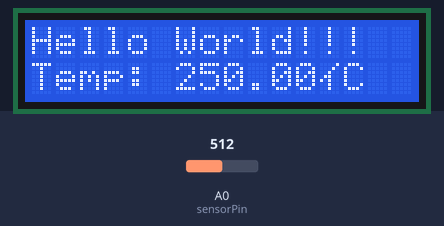
The sketch below on a simulated Arduino Uno, built with avr-gcc and run on an emulated ATmega328P. On the bench: 16×2 character LCD. The test bench sets the inputs (shaded band); at power-on: A0 (sensorPin) = 512.

Above: at 1.2 s.
1.3 s: A0 (sensorPin) set to 221
At 3.2 s:
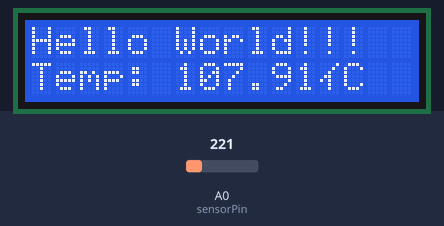
3.5 s: A0 (sensorPin) set to 188
At 4.9 s:
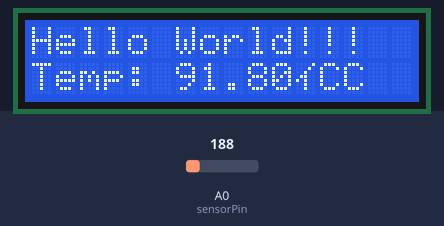
5.5 s: A0 (sensorPin) set to 22
At 6.6 s:
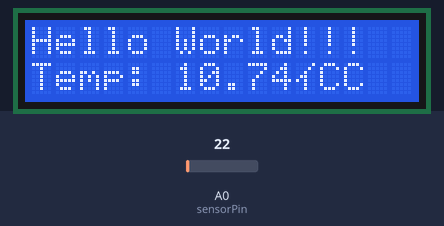
7.5 s: A0 (sensorPin) set to 18
At 9.5 s:
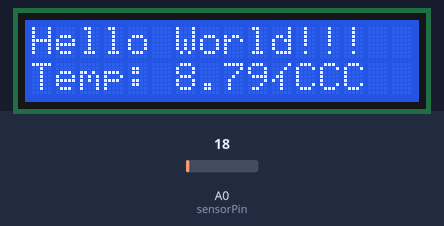
Timing chart, 0 to 10.5 s (numbered marks = the images above; inputs shaded):
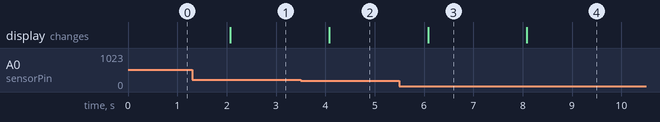

Measured:
- the behaviour switches between 205 and 204 on A0 (sensorPin) (found by bisection; images 1 and 2)
- the behaviour switches between 21 and 20 on A0 (sensorPin) (found by bisection; images 3 and 4)
- after the input at 1.3 s, the display: changes after 0.77 s (image 1)
- after the input at 3.5 s, the display: changes after 0.58 s (image 2)
- after the input at 5.5 s, the display: changes after 0.58 s (image 3)
- after the input at 7.5 s, the display: changes after 0.59 s (image 4)

The sketch:

Display_Temperature_To_LCD.ino
```cpp
# include <LiquidCrystal.h>

LiquidCrystal lcd(12, 11, 5, 4, 3, 2);

int sensorPin = A0;

void setup() {
  Serial.begin(9600);
  lcd.begin(16, 2);
  lcd.print("Hello World!!!");
}

void loop() {
  int reading = analogRead(sensorPin);

  float voltage = reading * 5.0 / 1024.0;

  float temp = voltage * 100.0;

  lcd.setCursor(0, 1);
  lcd.print("Temp: ");
  lcd.print(temp);
  lcd.print(char(178));
  lcd.print("C");
  delay(1000);
}
```
